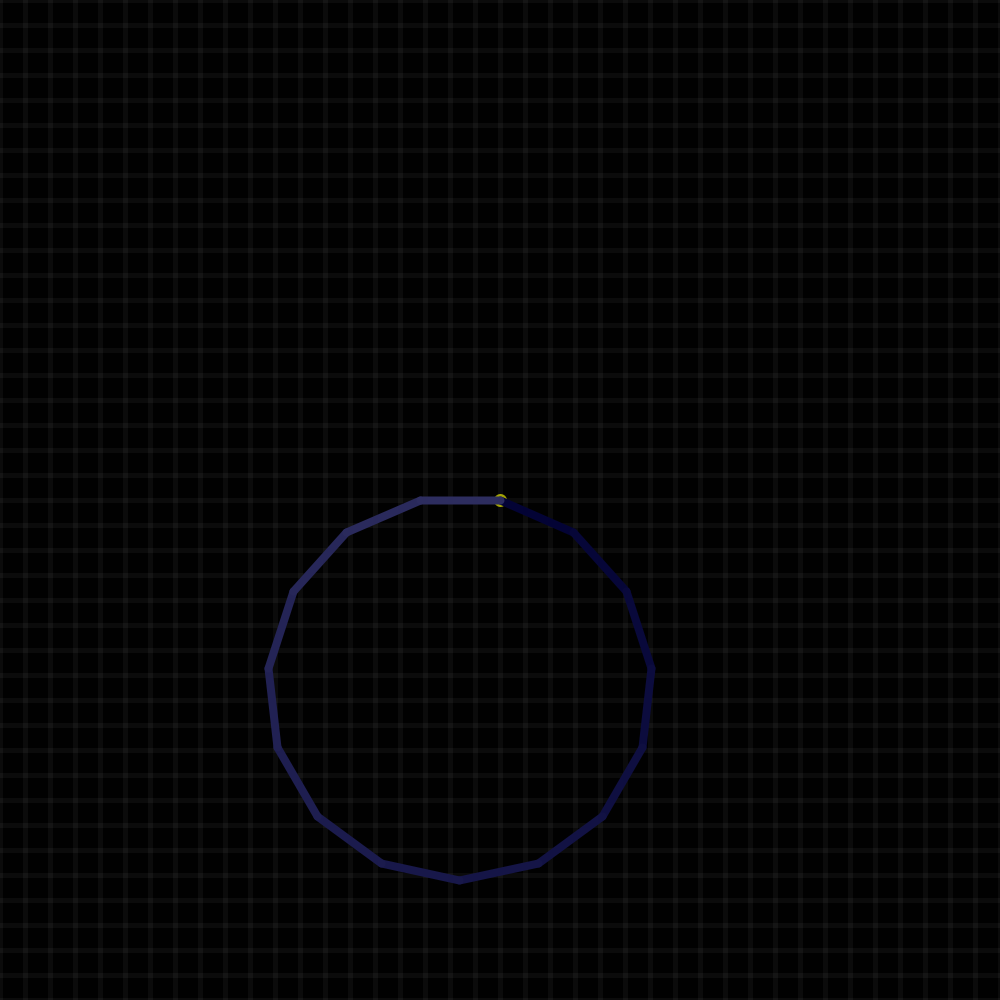
Frame 1 (no input)
Frame 2 (the mouse pressed at the canvas centre, redrawn once): identical to frame 1, image omitted

The Processing sketch that drew this single still picture (run headless with seeded random() and noise(); the mouse was pressed at the canvas centre and the sketch redrawn once):

// Processing sketch: EjercicioDibujarPoligonoPrimeraVersion
// ── EjercicioDibujarPoligonoPrimeraVersion.pde
void setup(){
  size(1000, 1000);
}

void draw() {
  background(1);
  strokeWeight(5);
  stroke(160, 160, 0);
  circle(500, 500, 8);
  malla(0, 0);
  dibujoPoligonoRegular(500, 500, 15, 80);
  noLoop();
}

void dibujoPoligonoRegular(float x, float y, float l, float ll){
  float angulo = 2*3.14159265/l;
  int i = 1;
  strokeWeight(2);
  while (i <= l){
    strokeWeight(8);
    stroke(0+(i*3), 0+(i*3), 50+(3*i), 255);
    float j = y + sin(angulo*i)*ll;
    float m = x + cos(angulo*i)*ll;
    line(x, y, m, j);
    i += 1;
    println("punto1 = (" + x +"," + y + ")");
    println("punto2 = (" + m +"," + j + ")");
    x = m;
    y = j;
  }
}

void malla(float x, float y) {
  stroke(255, 255, 255, 10);
  float i = 0;
  while (i <= 1000) {
    line(x + i, y, x + i, y + 1000);
    line(x, y + i, x + 1000, y + i   );
    i += 25;
  }
}
